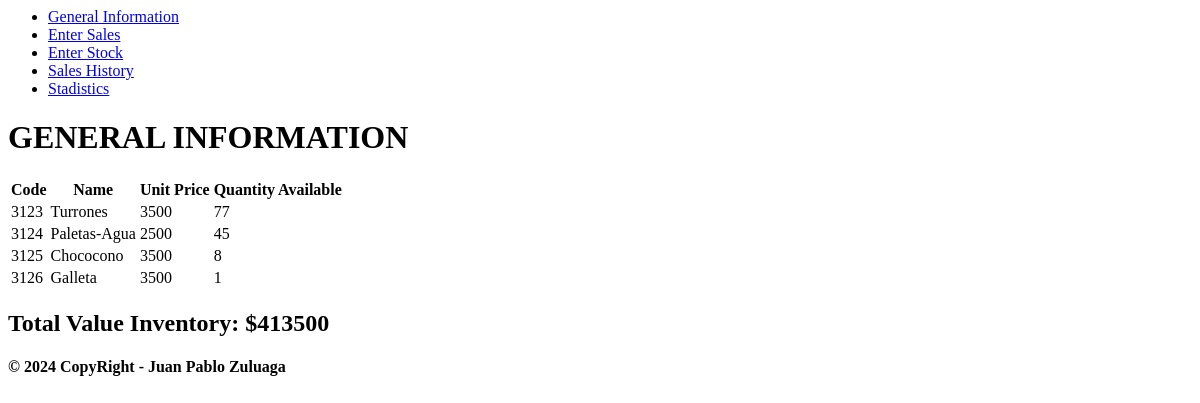
Before: / with the older database file.
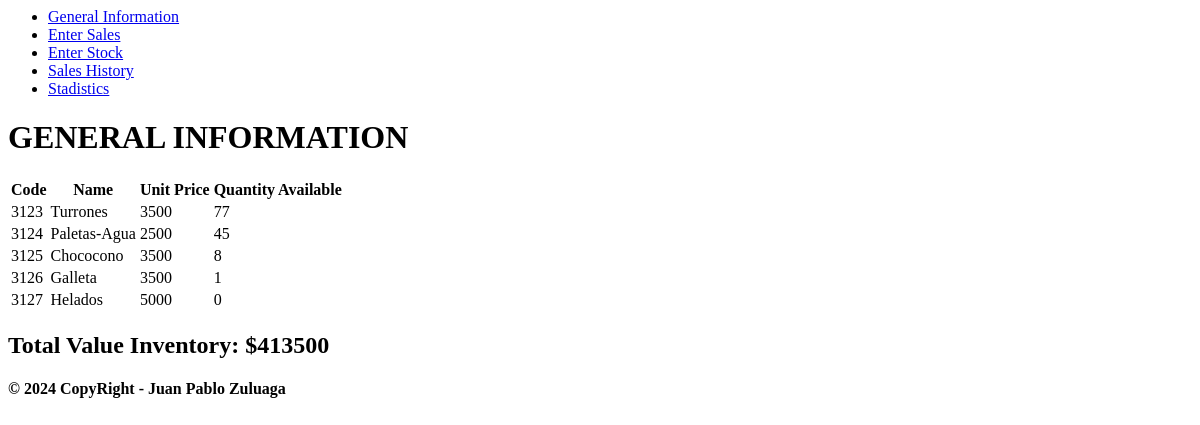
After: the same page with the newer database file.
### stock/models.py (models this page shows)
class Products(models.Model):
    product_id = models.SmallIntegerField(primary_key=True)
    name = models.CharField(max_length=20, null=False)
    price = models.IntegerField(null=False)

### stock/views.py (the view)
# urls.py: path("", views.index, name="index"),
def index(request):
    products = Products.objects.all()
    sales = Sales.objects.all()
    sold_quantity_per_product = {}
    total_value_per_product = {}
    for product in products:
        total_sold = sales.filter(product_id=product).aggregate(total_sold=Sum('quantity'))['total_sold'] or 0
        total_inventory = Inventories.objects.filter(product_id=product).aggregate(total_inventory=Sum('inventory_quantity'))['total_inventory'] or 0
        sold_quantity_per_product[product] = max(total_inventory - total_sold, 0)
        total_value_per_product[product] = product.price * sold_quantity_per_product[product]
    total_value_per_product = sum(total_value_per_product.values())
    context = {
        'products': products,
        'sales': sales,
        'sold_quantity_per_product': sold_quantity_per_product,
        'total_value_per_product': total_value_per_product,
    }
    return render(request, "stock/index.html", context)

### stock/templates/stock/index.html
{% extends 'base.html'%} {% block content %}
<div class="general-information">
  <h1>General information</h1>
  <table>
    <tr>
      <th>Code</th>
      <th>Name</th>
      <th>Unit price</th>
      <th>Quantity available</th>
    </tr>
    {% for product, quantity in sold_quantity_per_product.items %}
    <tr>
      <td>{{ product.product_id }}</td>
      <td>{{ product.name }}</td>
      <td>{{ product.price }}</td>
      <td>{{ quantity }}</td>
    </tr>
    {% endfor %}
  </table>
  <h2>
    Total value inventory:
    <span>${{total_value_per_product}}</span>
  </h2>
</div>
{% endblock content%}

### fresita/templates/base.html (shortened to what this page needs)
<head>
  <link rel="stylesheet" href="/style.css" />
</head>
<body>
  <div class="menu">
    <nav>
      <ul>
        <li><a href="/">General information</a></li>
        <li><a href="/enterSales">Enter sales</a></li>
        <li><a href="/enterStock">Enter Stock</a></li>
        <li><a href="/salesHistory">Sales history</a></li>
        <li><a href="/stadistics">stadistics</a></li>
      </ul>
    </nav>
  </div>
  <div class="container">{% block content %} {% endblock content%}</div>
  <footer class="footer">
    <div class="container-footer">
      <h4>© 2024 CopyRight - Juan Pablo Zuluaga</h4>
    </div>
  </footer>
</body>

### fresita/templates/css/style.css (style rules this page uses)
* { text-transform: capitalize; }
h1 { text-transform: uppercase; }

Changed rows visible on the page:
added Products: product_id "3127", name "Helados", price "5000", quantity "0"
